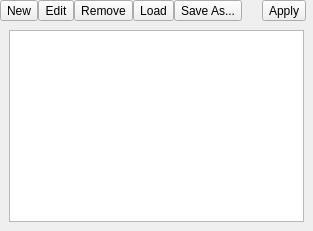
            <widget class="QWidget" name="templatesLibraryPage">
             <layout class="QGridLayout" name="gridLayout_13">
              <property name="leftMargin">
               <number>0</number>
              </property>
              <property name="topMargin">
               <number>0</number>
              </property>
              <property name="rightMargin">
               <number>0</number>
              </property>
              <property name="bottomMargin">
               <number>0</number>
              </property>
              <property name="spacing">
               <number>0</number>
              </property>
              <item row="1" column="0" colspan="8">
               <widget class="QWidget" name="templatesLibraryPageWidget" native="true">
                <layout class="QGridLayout" name="gridLayout_8">
                 <item row="0" column="0">
                  <widget class="QTableView" name="templates">
                   <property name="editTriggers">
                    <set>QAbstractItemView::NoEditTriggers</set>
                   </property>
                   <property name="alternatingRowColors">
                    <bool>true</bool>
                   </property>
                   <property name="selectionMode">
                    <enum>QAbstractItemView::SingleSelection</enum>
                   </property>
                   <property name="selectionBehavior">
                    <enum>QAbstractItemView::SelectRows</enum>
                   </property>
                   <property name="verticalScrollMode">
                    <enum>QAbstractItemView::ScrollPerPixel</enum>
                   </property>
                   <property name="sortingEnabled">
                    <bool>true</bool>
                   </property>
                   <attribute name="horizontalHeaderVisible">
                    <bool>false</bool>
                   </attribute>
                   <attribute name="horizontalHeaderStretchLastSection">
                    <bool>true</bool>
                   </attribute>
                   <attribute name="verticalHeaderVisible">
                    <bool>false</bool>
                   </attribute>
                  </widget>
                 </item>
                </layout>
               </widget>
              </item>
              <item row="0" column="6">
               <widget class="FlatButton" name="applyTemplate">
                <property name="toolTip">
                 <string>Apply Selected Template</string>
                </property>
                <property name="text">
                 <string>Apply</string>
                </property>
                <property name="icon">
                 <iconset resource="../../../scenarist-core/Resources/Resources.qrc">
                  <normaloff>:/Graphics/Icons/Editing/checkmark.png</normaloff>:/Graphics/Icons/Editing/checkmark.png</iconset>
                </property>
               </widget>
              </item>
              <item row="0" column="0">
               <widget class="FlatButton" name="newTemplate">
                <property name="toolTip">
                 <string>Add Template</string>
                </property>
                <property name="text">
                 <string>New</string>
                </property>
                <property name="icon">
                 <iconset resource="../../../scenarist-core/Resources/Resources.qrc">
                  <normaloff>:/Graphics/Icons/Editing/add.png</normaloff>:/Graphics/Icons/Editing/add.png</iconset>
                </property>
               </widget>
              </item>
              <item row="0" column="1">
               <widget class="FlatButton" name="editTemplate">
                <property name="toolTip">
                 <string>Edit Selected Template</string>
                </property>
                <property name="text">
                 <string>Edit</string>
                </property>
                <property name="icon">
                 <iconset resource="../../../scenarist-core/Resources/Resources.qrc">
                  <normaloff>:/Graphics/Icons/Editing/edit.png</normaloff>:/Graphics/Icons/Editing/edit.png</iconset>
                </property>
               </widget>
              </item>
              <item row="0" column="2">
               <widget class="FlatButton" name="removeTemplate">
                <property name="toolTip">
                 <string>Delete Selected Template</string>
                </property>
                <property name="text">
                 <string>Remove</string>
                </property>
                <property name="icon">
                 <iconset resource="../../../scenarist-core/Resources/Resources.qrc">
                  <normaloff>:/Graphics/Icons/Editing/delete.png</normaloff>:/Graphics/Icons/Editing/delete.png</iconset>
                </property>
               </widget>
              </item>
              <item row="0" column="3">
               <widget class="FlatButton" name="loadTemplate">
                <property name="toolTip">
                 <string>Load Template From File</string>
                </property>
                <property name="text">
                 <string>Load</string>
                </property>
                <property name="icon">
                 <iconset resource="../../../scenarist-core/Resources/Resources.qrc">
                  <normaloff>:/Graphics/Icons/folder.png</normaloff>:/Graphics/Icons/folder.png</iconset>
                </property>
               </widget>
              </item>
              <item row="0" column="4">
               <widget class="FlatButton" name="saveTemplate">
                <property name="toolTip">
                 <string>Save Template To File</string>
                </property>
                <property name="text">
                 <string>Save As...</string>
                </property>
                <property name="icon">
                 <iconset resource="../../../scenarist-core/Resources/Resources.qrc">
                  <normaloff>:/Graphics/Icons/Editing/save.png</normaloff>:/Graphics/Icons/Editing/save.png</iconset>
                </property>
               </widget>
              </item>
              <item row="0" column="7">
               <widget class="QLabel" name="topRightEmptyLabel_5">
                <property name="text">
                 <string/>
                </property>
               </widget>
              </item>
              <item row="0" column="5">
               <widget class="QLabel" name="topRightEmptyLabel_7">
                <property name="sizePolicy">
                 <sizepolicy hsizetype="Fixed" vsizetype="Preferred">
                  <horstretch>0</horstretch>
                  <verstretch>0</verstretch>
                 </sizepolicy>
                </property>
                <property name="minimumSize">
                 <size>
                  <width>20</width>
                  <height>0</height>
                 </size>
                </property>
                <property name="maximumSize">
                 <size>
                  <width>20</width>
                  <height>16777215</height>
                 </size>
                </property>
                <property name="text">
                 <string/>
                </property>
               </widget>
              </item>
             </layout>
            </widget>
